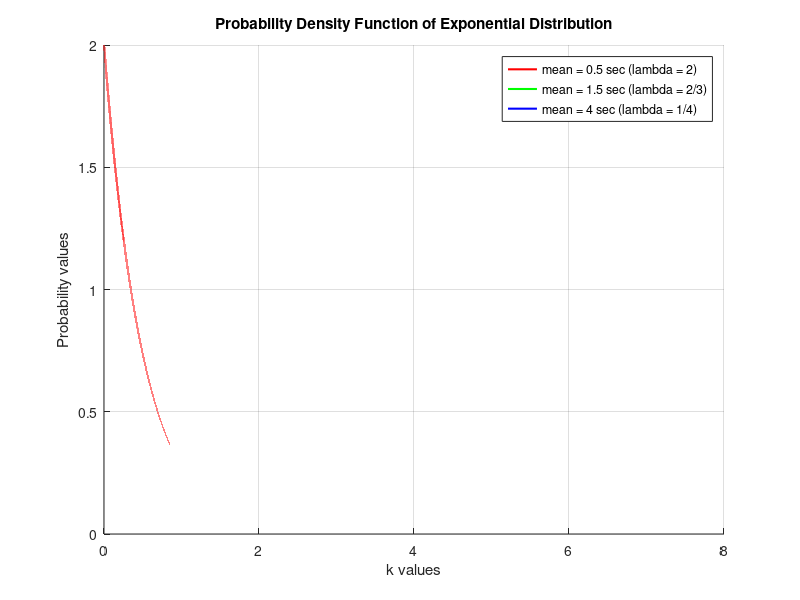
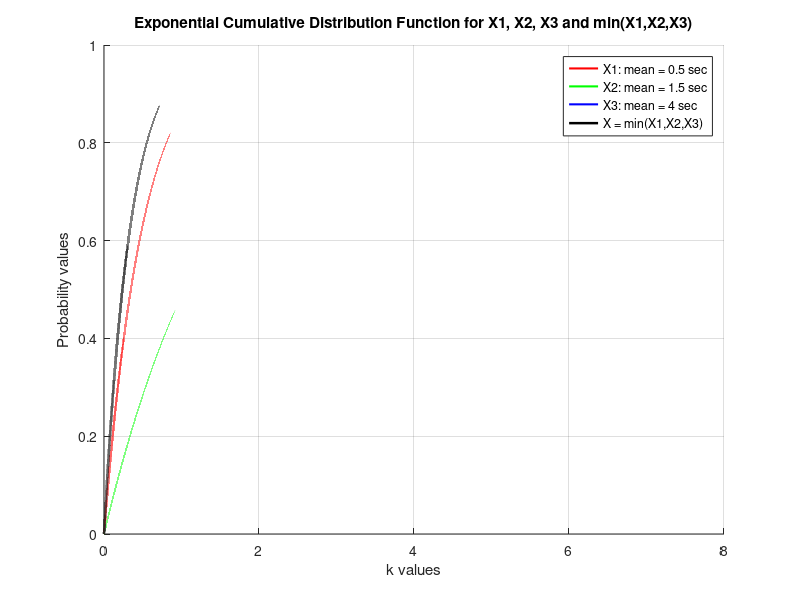

These figures' MATLAB source, in order:
pkg load statistics
clc;
clear all;
close all;

# ============================================================
# Lab 1 - Part 2
# Exponential Distribution
# ============================================================

# We use the vector suggested in the assignment
k = 0:0.00001:8;

# The given mean values are 1/lambda = [0.5, 1.5, 4]
mean_values = [0.5, 1.5, 4];
lambda = 1 ./ mean_values;

# ------------------------------------------------------------
# TASK A
# PDF of three exponential distributions
# exppdf(x, mu) in Octave takes the mean value mu = 1/lambda
# ------------------------------------------------------------
pdf_exp = zeros(columns(mean_values), columns(k));

for i = 1:columns(mean_values)
  pdf_exp(i, :) = exppdf(k, mean_values(i));
endfor

colors = "rgb";

figure(1);
hold on;

for i = 1:columns(mean_values)
  plot(k, pdf_exp(i, :), colors(i), "linewidth", 1.5);
endfor

hold off;
grid on;
title("Probability Density Function of Exponential Distribution");
xlabel("k values");
ylabel("Probability values");
legend("mean = 0.5 sec (lambda = 2)", ...
       "mean = 1.5 sec (lambda = 2/3)", ...
       "mean = 4 sec (lambda = 1/4)");


# ------------------------------------------------------------
# TASK B
# CDFs of X1, X2, X3 and X = min(X1, X2, X3)
# If Xi ~ Exp(lambda_i), then min(X1, X2, X3) ~ Exp(lambda1 + lambda2 + lambda3)
# ------------------------------------------------------------
cdf_exp = zeros(columns(mean_values), columns(k));

for i = 1:columns(mean_values)
  cdf_exp(i, :) = expcdf(k, mean_values(i));
endfor

lambda_sum = sum(lambda);
mean_min = 1 / lambda_sum;

cdf_min = expcdf(k, mean_min);

figure(2);
hold on;

for i = 1:columns(mean_values)
  plot(k, cdf_exp(i, :), colors(i), "linewidth", 1.5);
endfor

plot(k, cdf_min, "k", "linewidth", 1.8);

hold off;
grid on;
title("Exponential Cumulative Distribution Function for X1, X2, X3 and min(X1,X2,X3)");
xlabel("k values");
ylabel("Probability values");
legend("X1: mean = 0.5 sec", ...
       "X2: mean = 1.5 sec", ...
       "X3: mean = 4 sec", ...
       "X = min(X1,X2,X3)");

fprintf("Rate of X = min(X1, X2, X3): lambda = %.6f\n", lambda_sum);
fprintf("Mean value of X = min(X1, X2, X3): %.6f sec\n\n", mean_min);


# ------------------------------------------------------------
# TASK C
# Memoryless property of the exponential distribution
# X ~ Exp with mean 1/lambda = 2.5 sec
# ------------------------------------------------------------
mean_X = 2.5;

index_20000 = 20000;
index_25000 = 25000;
index_45000 = 45000;

t_20000 = k(index_20000);
t_25000 = k(index_25000);
t_45000 = k(index_45000);

Prob_1 = 1 - expcdf(t_20000, mean_X);
Prob_2 = (1 - expcdf(t_45000, mean_X)) / (1 - expcdf(t_25000, mean_X));

# Direct memoryless check: P(X > t + s | X > s) = P(X > t)
Prob_memoryless_check = 1 - expcdf(t_45000 - t_25000, mean_X);

fprintf("For X ~ Exp with mean = 2.5 sec:\n\n");

fprintf("Index 20000 corresponds to time t = %.5f sec\n", t_20000);
fprintf("Index 25000 corresponds to time s = %.5f sec\n", t_25000);
fprintf("Index 45000 corresponds to time t+s = %.5f sec\n\n", t_45000);

fprintf("Pr(X > 20000) = %.6f\n", Prob_1);
fprintf("Pr(X > 45000 | X > 25000) = %.6f\n", Prob_2);
fprintf("Memoryless check Pr(X > (45000-25000)) = %.6f\n", Prob_memoryless_check);
